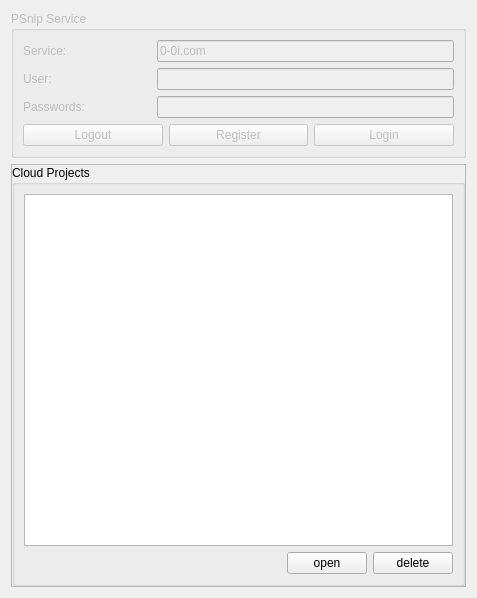
<?xml version="1.0" encoding="UTF-8"?>
<ui version="4.0">
 <class>Form</class>
 <widget class="QWidget" name="Form">
  <property name="geometry">
   <rect>
    <x>0</x>
    <y>0</y>
    <width>477</width>
    <height>598</height>
   </rect>
  </property>
  <property name="windowTitle">
   <string>Form</string>
  </property>
  <layout class="QVBoxLayout" name="verticalLayout">
   <item>
    <widget class="QGroupBox" name="groupBox_4">
     <property name="enabled">
      <bool>false</bool>
     </property>
     <property name="title">
      <string>PSnip Service</string>
     </property>
     <layout class="QVBoxLayout" name="verticalLayout_5">
      <item>
       <layout class="QHBoxLayout" name="horizontalLayout_6">
        <item>
         <widget class="QLabel" name="label_5">
          <property name="minimumSize">
           <size>
            <width>128</width>
            <height>0</height>
           </size>
          </property>
          <property name="text">
           <string>Service:</string>
          </property>
         </widget>
        </item>
        <item>
         <widget class="QLineEdit" name="lineEdit_5">
          <property name="text">
           <string>0-0i.com</string>
          </property>
         </widget>
        </item>
       </layout>
      </item>
      <item>
       <layout class="QHBoxLayout" name="horizontalLayout_3">
        <item>
         <widget class="QLabel" name="label_3">
          <property name="minimumSize">
           <size>
            <width>128</width>
            <height>0</height>
           </size>
          </property>
          <property name="text">
           <string>User:</string>
          </property>
         </widget>
        </item>
        <item>
         <widget class="QLineEdit" name="lineEdit_3"/>
        </item>
       </layout>
      </item>
      <item>
       <layout class="QHBoxLayout" name="horizontalLayout_4">
        <item>
         <widget class="QLabel" name="label_4">
          <property name="minimumSize">
           <size>
            <width>128</width>
            <height>0</height>
           </size>
          </property>
          <property name="text">
           <string>Passwords:</string>
          </property>
         </widget>
        </item>
        <item>
         <widget class="QLineEdit" name="lineEdit_4"/>
        </item>
       </layout>
      </item>
      <item>
       <layout class="QHBoxLayout" name="horizontalLayout_5">
        <item>
         <widget class="QPushButton" name="pushButton_3">
          <property name="text">
           <string>Logout</string>
          </property>
         </widget>
        </item>
        <item>
         <widget class="QPushButton" name="pushButton_4">
          <property name="text">
           <string>Register</string>
          </property>
         </widget>
        </item>
        <item>
         <widget class="QPushButton" name="pushButton_5">
          <property name="text">
           <string>Login</string>
          </property>
         </widget>
        </item>
       </layout>
      </item>
     </layout>
    </widget>
   </item>
   <item>
    <widget class="QScrollArea" name="scrollArea">
     <property name="widgetResizable">
      <bool>true</bool>
     </property>
     <widget class="QWidget" name="scrollAreaWidgetContents">
      <property name="geometry">
       <rect>
        <x>0</x>
        <y>0</y>
        <width>445</width>
        <height>341</height>
       </rect>
      </property>
      <layout class="QVBoxLayout" name="verticalLayout_2">
       <property name="spacing">
        <number>0</number>
       </property>
       <property name="leftMargin">
        <number>0</number>
       </property>
       <property name="topMargin">
        <number>0</number>
       </property>
       <property name="rightMargin">
        <number>0</number>
       </property>
       <property name="bottomMargin">
        <number>0</number>
       </property>
       <item>
        <widget class="QWidget" name="widget" native="true">
         <layout class="QVBoxLayout" name="verticalLayout_3">
          <property name="leftMargin">
           <number>0</number>
          </property>
          <property name="topMargin">
           <number>0</number>
          </property>
          <property name="rightMargin">
           <number>0</number>
          </property>
          <property name="bottomMargin">
           <number>0</number>
          </property>
          <item>
           <widget class="QGroupBox" name="groupBox">
            <property name="title">
             <string>Cloud Projects</string>
            </property>
            <layout class="QVBoxLayout" name="verticalLayout_4">
             <item>
              <widget class="QListWidget" name="listWidget"/>
             </item>
             <item>
              <layout class="QHBoxLayout" name="horizontalLayout_2">
               <item>
                <spacer name="horizontalSpacer">
                 <property name="orientation">
                  <enum>Qt::Horizontal</enum>
                 </property>
                 <property name="sizeHint" stdset="0">
                  <size>
                   <width>40</width>
                   <height>20</height>
                  </size>
                 </property>
                </spacer>
               </item>
               <item>
                <widget class="QPushButton" name="pushButton_RecentPeoject_Open">
                 <property name="maximumSize">
                  <size>
                   <width>96</width>
                   <height>16777215</height>
                  </size>
                 </property>
                 <property name="text">
                  <string>open</string>
                 </property>
                </widget>
               </item>
               <item>
                <widget class="QPushButton" name="pushButton_RecentProject_Delete">
                 <property name="maximumSize">
                  <size>
                   <width>96</width>
                   <height>16777215</height>
                  </size>
                 </property>
                 <property name="text">
                  <string>delete</string>
                 </property>
                </widget>
               </item>
              </layout>
             </item>
            </layout>
           </widget>
          </item>
         </layout>
        </widget>
       </item>
      </layout>
     </widget>
    </widget>
   </item>
  </layout>
 </widget>
 <resources/>
 <connections/>
</ui>
